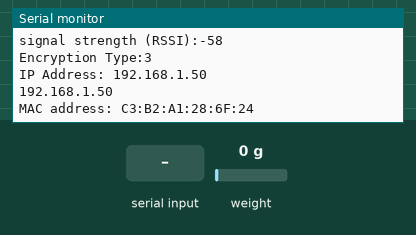
A program run on a simulated Arduino MKR. Shown: the last lines printed to the serial monitor. The inputs (shaded band) are chosen by the test bench; at power-on: weight on the scale 0 g. WiFi joins after 1.5 s; servers stay silent unless stated; not simulated (calls return 0 or success): secret.h.

Above: at 16.1 s.
16.2 s: "vaaka_broadcast" received over Serial
At 16.5 s:
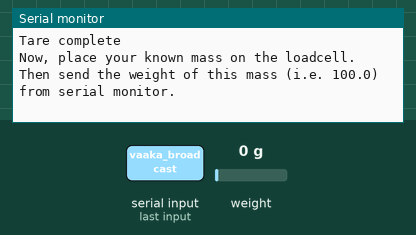
17.7 s: "90,45,200\n" received over Serial
At 18.4 s:
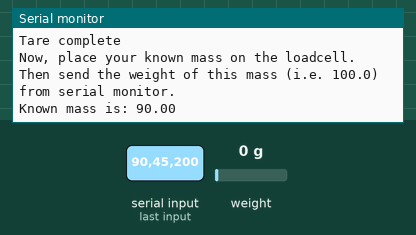
20.7 s: "y90\n" received over Serial
At 22.0 s:
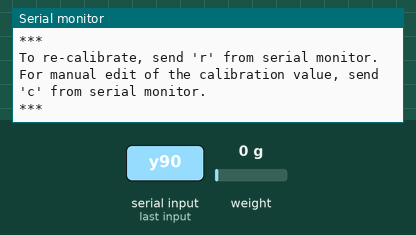

Measured:
- after the input at 16.2 s, the serial monitor: prints a new line at once (image 1)
- after the input at 17.7 s, the serial monitor: prints a new line at once (image 2)
- after the input at 20.7 s, the serial monitor: prints a new line at once (image 3)

The program:

main.cpp
```cpp
#include <Arduino.h>
#include <SPI.h>
#include <WiFi101.h>
#include <WiFiUdp.h>
#include <HX711_ADC.h>
#include "secret.h"

// Pins:
const int HX711_dout = 6; //mcu > HX711 dout pin
const int HX711_sck = 4;  //mcu > HX711 sck pin

// WIFI
const int port = 21212;
char ssid[] = SECRET_SSID;   // your network SSID (name)
char pass[] = SECRET_PASS;   // your network password (use for WPA, or use as key for WEP)
int status = WL_IDLE_STATUS; // the WiFi radio's status
WiFiUDP udp;
IPAddress connectedDevice = IPAddress(0, 0, 0, 0);
char packetBuffer[255];                    //buffer to hold incoming packet
char replyBuffer[] = "vaaka_acknowledged"; // a string to send back

//HX711 constructor:
HX711_ADC LoadCell(HX711_dout, HX711_sck);

long t;
float calibrationValue = 380.02;

void calibrate()
{
  Serial.println("***");
  Serial.println("Start calibration:");
  Serial.println("Place the load cell an a level stable surface.");
  Serial.println("Remove any load applied to the load cell.");
  Serial.println("Send 't' from serial monitor to set the tare offset.");

  boolean _resume = false;
  while (_resume == false)
  {
    LoadCell.update();
    if (Serial.available() > 0)
    {
      if (Serial.available() > 0)
      {
        float i;
        char inByte = Serial.read();
        if (inByte == 't')
          LoadCell.tareNoDelay();
      }
    }
    if (LoadCell.getTareStatus() == true)
    {
      Serial.println("Tare complete");
      _resume = true;
    }
  }

  Serial.println("Now, place your known mass on the loadcell.");
  Serial.println("Then send the weight of this mass (i.e. 100.0) from serial monitor.");

  float known_mass = 0;
  _resume = false;
  while (_resume == false)
  {
    LoadCell.update();
    if (Serial.available() > 0)
    {
      known_mass = Serial.parseFloat();
      if (known_mass != 0)
      {
        Serial.print("Known mass is: ");
        Serial.println(known_mass);
        _resume = true;
      }
    }
  }

  LoadCell.refreshDataSet();                                          //refresh the dataset to be sure that the known mass is measured correct
  float newCalibrationValue = LoadCell.getNewCalibration(known_mass); //get the new calibration value

  Serial.print("New calibration value has been set to: ");
  Serial.print(newCalibrationValue);
  Serial.println(", use this as calibration value (calFactor) in your project sketch.");
  Serial.print("Save this value to a variable y/n?");

  _resume = false;
  while (_resume == false)
  {
    if (Serial.available() > 0)
    {
      char inByte = Serial.read();
      if (inByte == 'y')
      {
        calibrationValue = newCalibrationValue;
        Serial.print("Value ");
        Serial.print(calibrationValue);
        Serial.print(" saved to a variable");
        LoadCell.setCalFactor(calibrationValue);
        _resume = true;
      }
      else if (inByte == 'n')
      {
        Serial.println("Value not saved");
        _resume = true;
      }
    }
  }

  Serial.println("End calibration");
  Serial.println("***");
  Serial.println("To re-calibrate, send 'r' from serial monitor.");
  Serial.println("For manual edit of the calibration value, send 'c' from serial monitor.");
  Serial.println("***");
}

void printMacAddress(byte mac[])
{
  for (int i = 5; i >= 0; i--)
  {
    if (mac[i] < 16)
    {
      Serial.print("0");
    }
    Serial.print(mac[i], HEX);
    if (i > 0)
    {
      Serial.print(":");
    }
  }
  Serial.println();
}

void printCurrentNet()
{
  // print the SSID of the network you're attached to:
  Serial.print("SSID: ");
  Serial.println(WiFi.SSID());

  // print the MAC address of the router you're attached to:
  byte bssid[6];
  WiFi.BSSID(bssid);
  Serial.print("BSSID: ");
  printMacAddress(bssid);

  // print the received signal strength:
  long rssi = WiFi.RSSI();
  Serial.print("signal strength (RSSI):");
  Serial.println(rssi);

  // print the encryption type:
  byte encryption = WiFi.encryptionType();
  Serial.print("Encryption Type:");
  Serial.println(encryption, HEX);
  Serial.println();
}

void printWiFiData()
{
  // print your WiFi shield's IP address:
  IPAddress ip = WiFi.localIP();
  Serial.print("IP Address: ");
  Serial.println(ip);
  Serial.println(ip);

  // print your MAC address:
  byte mac[6];
  WiFi.macAddress(mac);
  Serial.print("MAC address: ");
  printMacAddress(mac);
}

/**
 * Transmit data with UDP to connected device
 **/
void transmitData(char buffer[])
{
  udp.beginPacket(connectedDevice, port);
  udp.write(buffer);
  udp.endPacket();
}

// the setup function runs once when you press reset or power the board
void setup()
{

  Serial.begin(9600);
  Serial.println("\nStarting...");

  LoadCell.begin();

  long stabilizingtime = 2000; // preciscion right after power-up can be improved by adding a few seconds of stabilizing time
  boolean _tare = true;        //set this to false if you don't want tare to be performed in the next step
  LoadCell.start(stabilizingtime, _tare);
  if (LoadCell.getTareTimeoutFlag())
  {
    Serial.println("Timeout, check MCU>HX711 wiring and pin designations");
    while (1)
      ;
  }
  else
  {
    LoadCell.setCalFactor(calibrationValue); // set calibration value (float)
    Serial.println("Startup is complete");
  }

  //-------------------------------------------WIFI---------------------------------------------

  // check for the presence of the shield:
  if (WiFi.status() == WL_NO_SHIELD)
  {
    Serial.println("NOT PRESENT");
    while (true)
      ; // don't continue
  }

  // attempt to connect to WiFi network:
  while (status != WL_CONNECTED)
  {
    Serial.print("Attempting to connect to WPA SSID: ");
    Serial.println(ssid);
    // Connect to WPA/WPA2 network:
    status = WiFi.begin(ssid, pass);

    // wait 10 seconds for connection:
    delay(10000);
  }

  Serial.print("Starting server\n");
  udp.begin(port);

  Serial.print("You're connected to the network\n");
  printCurrentNet();
  printWiFiData();
  delay(1000);
}

// the loop function runs over and over again forever
void loop()
{

  //----------------------------------Conn------------------------------

  // if there's data available, read a packet
  int packetSize = udp.parsePacket();
  if (packetSize)
  {
    Serial.print("Received packet of size ");
    Serial.println(packetSize);
    Serial.print("From ");
    IPAddress remoteIp = udp.remoteIP();
    Serial.print(remoteIp);
    Serial.print(", port ");
    Serial.println(udp.remotePort());

    // Read the packet into packetBufffer
    int len = udp.read(packetBuffer, 255);
    if (len > 0)
    {
      packetBuffer[len] = 0;
    }
    Serial.println("Contents: ");
    Serial.println(packetBuffer);

    // Commands to the scale come in format: vaaka_commandname,commandvalue
    // For example: vaaka_tare,164.0000001

    // Extract the first token/command
    char *token = strtok(packetBuffer, ",");

    if (strcmp(token, "vaaka_broadcast") == 0)
    {
      Serial.println("Device connected");
      connectedDevice = udp.remoteIP();
      transmitData(replyBuffer);
    }
    else if (strcmp(token, "vaaka_tare") == 0)
    {
      Serial.println("Received tare command");

      // Get command value (tare value)
      token = strtok(NULL, " ");

      if (token == NULL)
      {
        Serial.println("Invalid format");
      }
      else
      {
        int tareValue = (int)atof(token);

        //long data = tareValue * LoadCell.getCalFactor();
        //long smoothedData = (data + LoadCell.getTareOffset()) << LoadCell.getDivBit();
        //long calculatedTareOffset = smoothedData >> LoadCell.getDivBit();

        Serial.print("Tare value: ");
        Serial.println(tareValue);

        LoadCell.tareNoDelay();
      }
    }

    // Send scale data
  }

  //------------------------------Scale--------------------------

  static boolean newDataReady = false;
  const int serialPrintInterval = 0; //increase value to slow down serial print activity

  // check for new data/start next conversion:
  if (LoadCell.update())
    newDataReady = true;

  // get smoothed value from the dataset:
  if (newDataReady)
  {
    if (millis() > t + serialPrintInterval)
    {
      float i = LoadCell.getData();
      //Serial.print("Load_cell output val: ");
      //Serial.println(i);
      char dataBuffer[10];
      snprintf(dataBuffer, 10, "%f", i);
      transmitData(dataBuffer);
      newDataReady = false;
      t = millis();
    }
  }

  // receive command from serial terminal
  if (Serial.available() > 0)
  {
    char inByte = Serial.read();
    if (inByte == 't')
      LoadCell.tareNoDelay(); //tare
    else if (inByte == 'r')
      calibrate(); //calibrate
    else if (inByte == 'c')
      calibrate();
  }

  // check if last tare operation is complete
  if (LoadCell.getTareStatus() == true)
  {
    Serial.println("Tare complete");
  }
}
```
